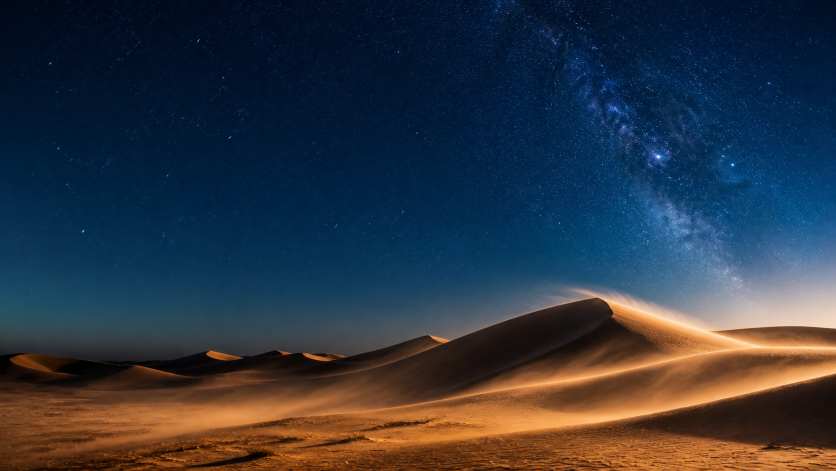
#> input picture assets/desert-night-bg.png, 1672 x 941 px (shown at 1/2 size)
$ python make_desert_background.py
#> lines starting #> are read from the running program, lines starting #| are printed output that depends on the picture
from __future__ import annotations

import math
import random
from pathlib import Path

from PIL import Image, ImageDraw, ImageFilter


ROOT = Path(__file__).resolve().parents[1]
SOURCE = ROOT / "assets" / "desert-night-bg.png"
OUTPUT = ROOT / "assets" / "desert-night-bg-animated.gif"

WIDTH = 1280
HEIGHT = 720
FRAMES = 84
DURATION_MS = 80


def cover_crop(image: Image.Image, width: int, height: int) -> Image.Image:
#> called with width = 1280, height = 720
    source_ratio = image.width / image.height
#> source_ratio = 1.78
    target_ratio = width / height

    if source_ratio > target_ratio:
        new_height = height
        new_width = round(height * source_ratio)
    else:
        new_width = width
        new_height = round(width / source_ratio)
#> new_height = 720

    resized = image.resize((new_width, new_height), Image.Resampling.LANCZOS)
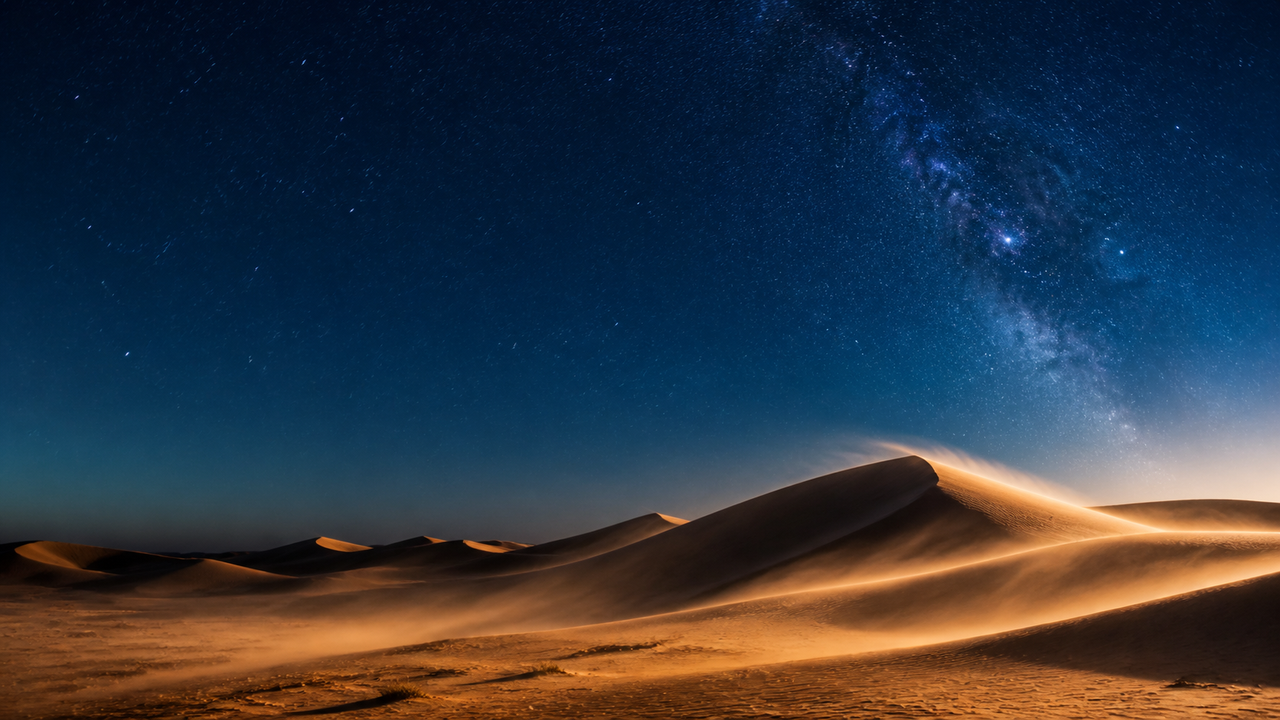
#> resized: PIL image 1280x720 RGB; mean R, G, B 45.7, 54.1, 65.6
    left = (new_width - width) // 2
    top = (new_height - height) // 2
#> top = 0
    return resized.crop((left, top, left + width, top + height))


def wrapped_position(x: float, y: float, offset_x: float, offset_y: float) -> tuple[float, float]:
    return ((x + offset_x + 60) % (WIDTH + 120) - 60, y + offset_y)


def main() -> None:
    random.seed(523)
    base = cover_crop(Image.open(SOURCE).convert("RGB"), WIDTH, HEIGHT)

    stars = [
        {
            "x": random.uniform(-60, WIDTH + 60),
            "y": random.uniform(20, HEIGHT * 0.56),
            "alpha": random.randint(38, 118),
            "size": random.choice((1, 1, 1, 2)),
            "depth": random.uniform(0.55, 1.15),
            "twinkle": random.random() * math.tau,
        }
        for _ in range(185)
    ]
    frames: list[Image.Image] = []

    sand = [
        {
            "x": random.uniform(-80, WIDTH + 80),
            "y": random.uniform(HEIGHT * 0.58, HEIGHT * 0.82),
            "speed": random.uniform(1.4, 4.2),
            "lift": random.uniform(0.8, 6.5),
            "size": random.uniform(0.45, 1.65),
            "alpha": random.randint(14, 54),
            "phase": random.random() * math.tau,
            "streak": random.uniform(20, 58),
        }
        for _ in range(175)
    ]

    for frame_index in range(FRAMES):
        progress = frame_index / FRAMES
        frame = base.copy().convert("RGBA")

        star_layer = Image.new("RGBA", (WIDTH, HEIGHT), (0, 0, 0, 0))
        star_draw = ImageDraw.Draw(star_layer)
        star_pan = progress * 70
        for star in stars:
            x, y = wrapped_position(star["x"], star["y"], star_pan * star["depth"], -star_pan * 0.08 * star["depth"])
            if -20 <= x <= WIDTH + 20 and 0 <= y <= HEIGHT * 0.64:
                twinkle = 0.8 + math.sin(progress * math.tau * 1.4 + star["twinkle"]) * 0.2
                alpha = max(0, min(180, round(star["alpha"] * twinkle)))
                star_draw.ellipse((x, y, x + star["size"], y + star["size"]), fill=(236, 246, 255, alpha))
                if star["size"] == 2:
                    star_draw.line((x - 2, y + 1, x + 4, y + 1), fill=(236, 246, 255, round(alpha * 0.25)), width=1)

        shade = Image.new("RGBA", (WIDTH, HEIGHT), (0, 0, 0, 0))
        shade_draw = ImageDraw.Draw(shade)
        shade_draw.rectangle((0, 0, WIDTH, HEIGHT), fill=(2, 7, 19, 16))
        shade_draw.rectangle((0, 0, round(WIDTH * 0.58), HEIGHT), fill=(2, 7, 19, 70))

        sand_layer = Image.new("RGBA", (WIDTH, HEIGHT), (0, 0, 0, 0))
        sand_draw = ImageDraw.Draw(sand_layer)
        for grain in sand:
            x = (grain["x"] + frame_index * grain["speed"]) % (WIDTH + 90) - 45
            y = grain["y"] + math.sin(progress * math.tau * 2.2 + grain["phase"]) * grain["lift"]
            size = grain["size"]
            alpha = round(grain["alpha"] * (0.78 + math.sin(progress * math.tau * 1.6 + grain["phase"]) * 0.22))
            sand_draw.ellipse((x, y, x + size * 5.2, y + size * 1.4), fill=(238, 198, 139, alpha))
            sand_draw.line(
                (x - grain["streak"], y + 2, x + 16, y - 1),
                fill=(238, 198, 139, round(alpha * 0.28)),
                width=1,
            )
        sand_layer = sand_layer.filter(ImageFilter.GaussianBlur(0.35))

        frame.alpha_composite(star_layer)
        frame.alpha_composite(sand_layer)
        frame.alpha_composite(shade)
        frames.append(frame.convert("P", palette=Image.Palette.ADAPTIVE, colors=192))
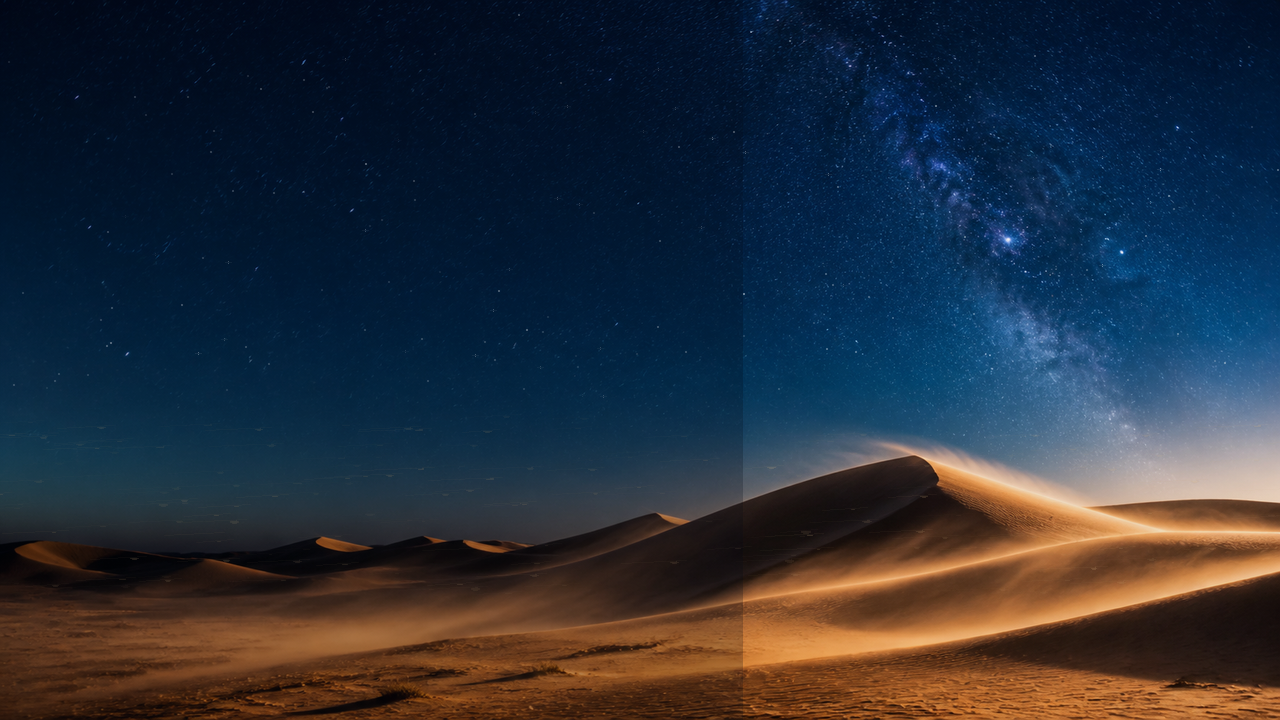
#> frame: PIL image 1280x720 RGBA; mean R, G, B, A 39.1, 46.7, 58.4, 255
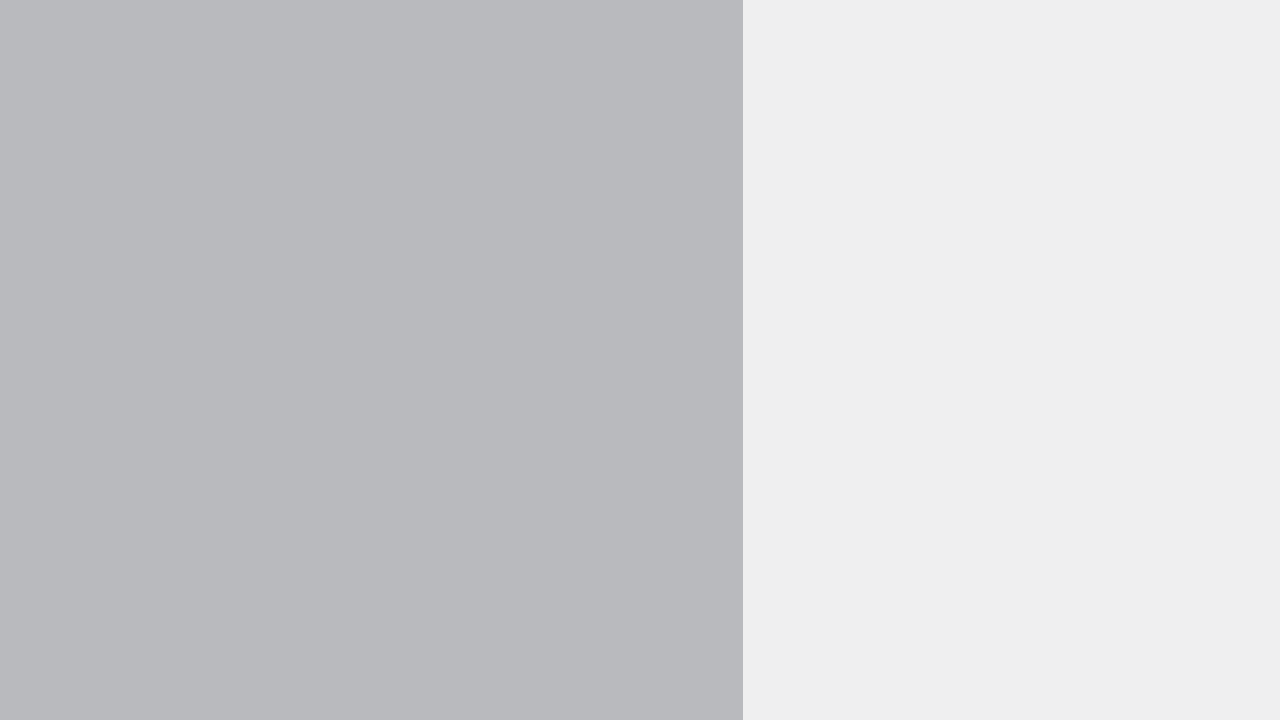
#> shade: PIL image 1280x720 RGBA; mean R, G, B, A 2, 7, 19, 47.3; transparent parts drawn white
#> after the loop, frames = 84 items

    frames[0].save(
        OUTPUT,
        save_all=True,
        append_images=frames[1:],
        duration=DURATION_MS,
        loop=0,
        optimize=True,
        disposal=2,
    )
    print(OUTPUT)


if __name__ == "__main__":
    main()

$ run again, with assets/landingpage.png copied over assets/desert-night-bg.png
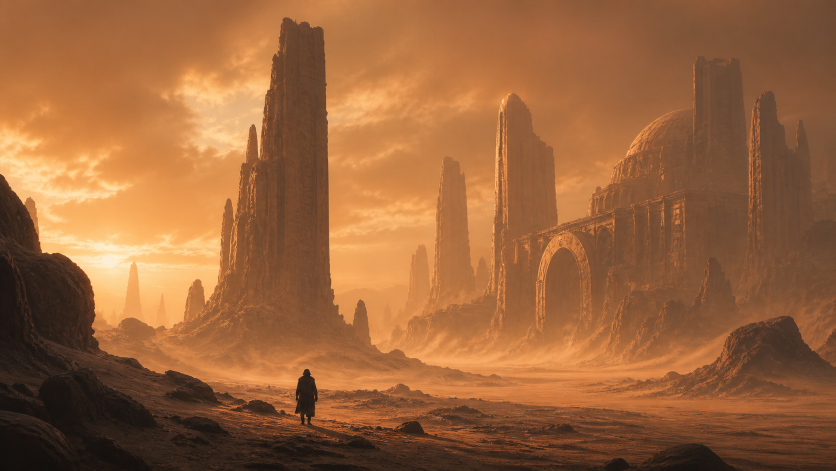
#> input picture assets/landingpage.png, 1672 x 941 px (shown at 1/2 size)
#> source_ratio = 1.78
#> new_height = 720
#> in cover_crop, `resized = image.resize((new_width, new_height), Image.Resampling.LANCZ..`:
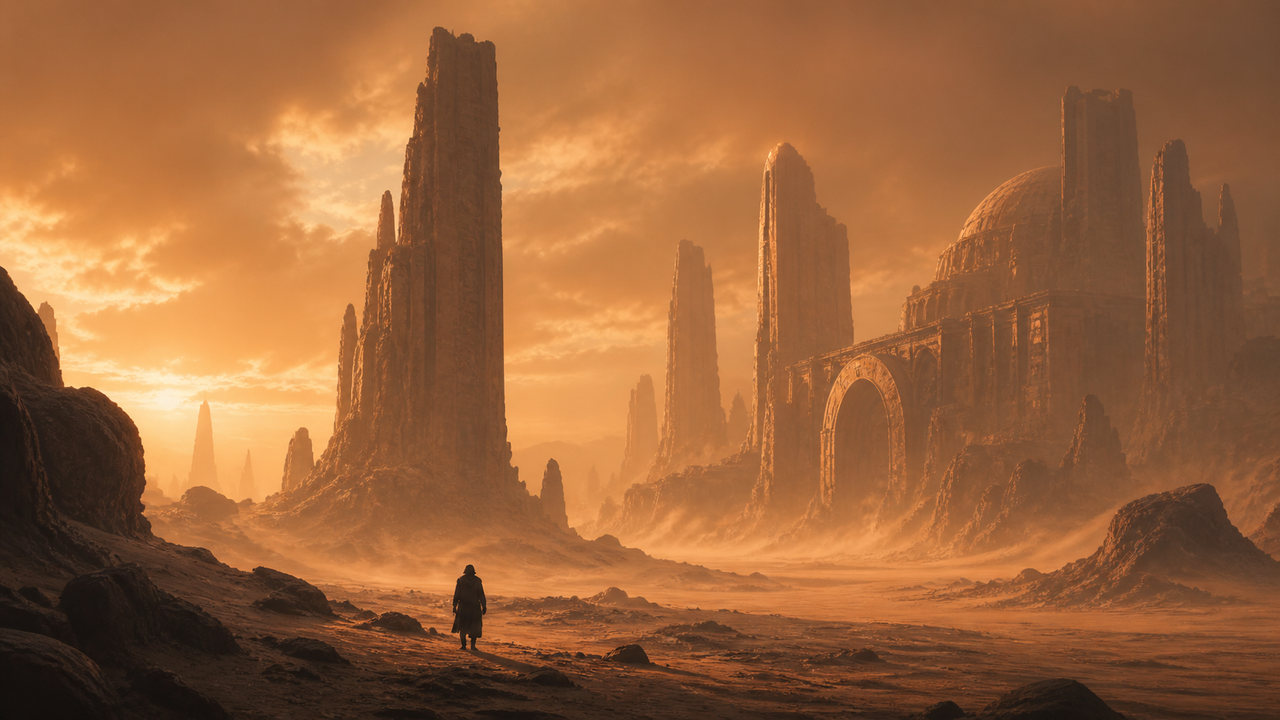
#> resized: PIL image 1280x720 RGB; mean R, G, B 154.4, 100.6, 60.6
#> top = 0
#> after the loop in main, `for frame_index in range(FRAMES):`:
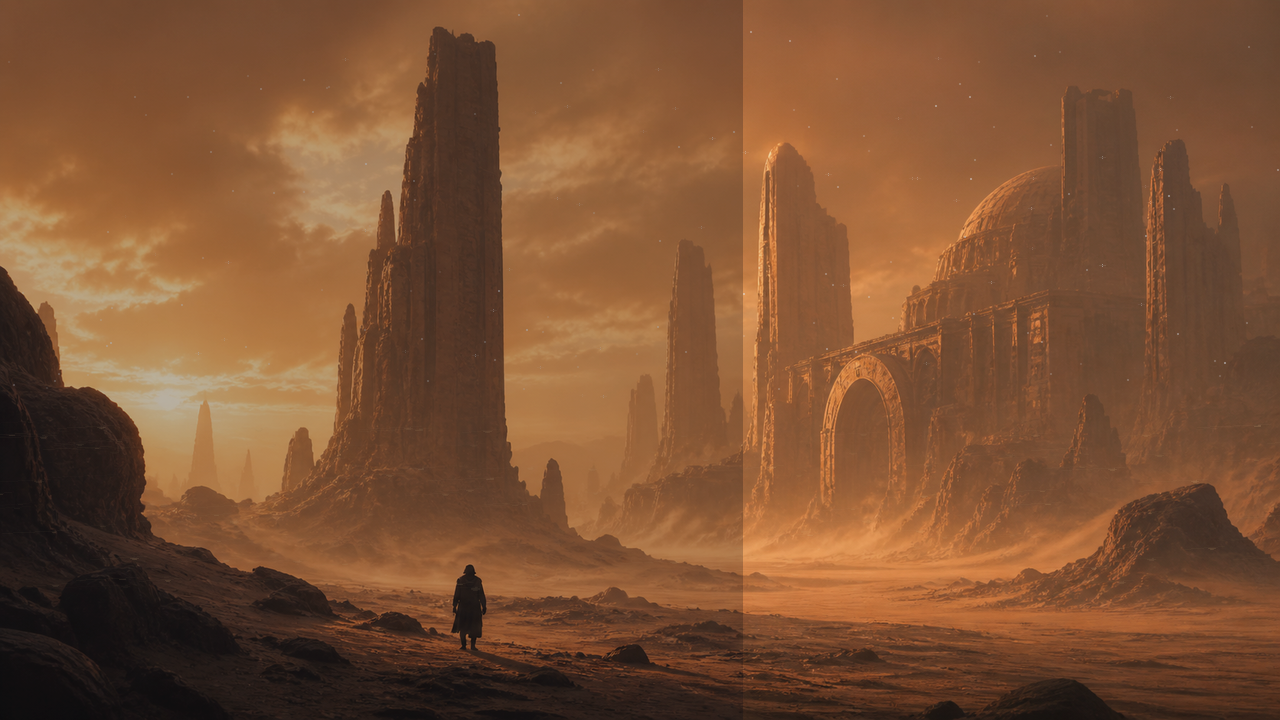
#> frame: PIL image 1280x720 RGBA; mean R, G, B, A 124.9, 82.3, 52.4, 255
#> after the loop in main, `for frame_index in range(FRAMES):`: frames = 84 items

$ run again, with assets/main.png copied over assets/desert-night-bg.png
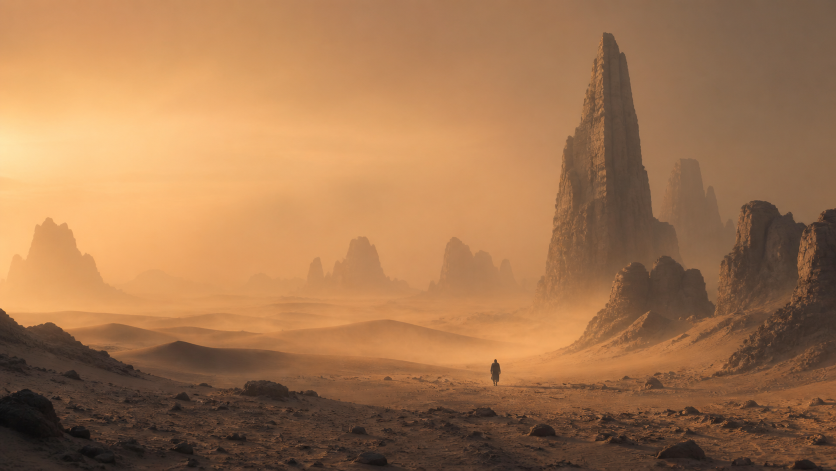
#> input picture assets/main.png, 1672 x 941 px (shown at 1/2 size)
#> source_ratio = 1.78
#> new_height = 720
#> in cover_crop, `resized = image.resize((new_width, new_height), Image.Resampling.LANCZ..`:
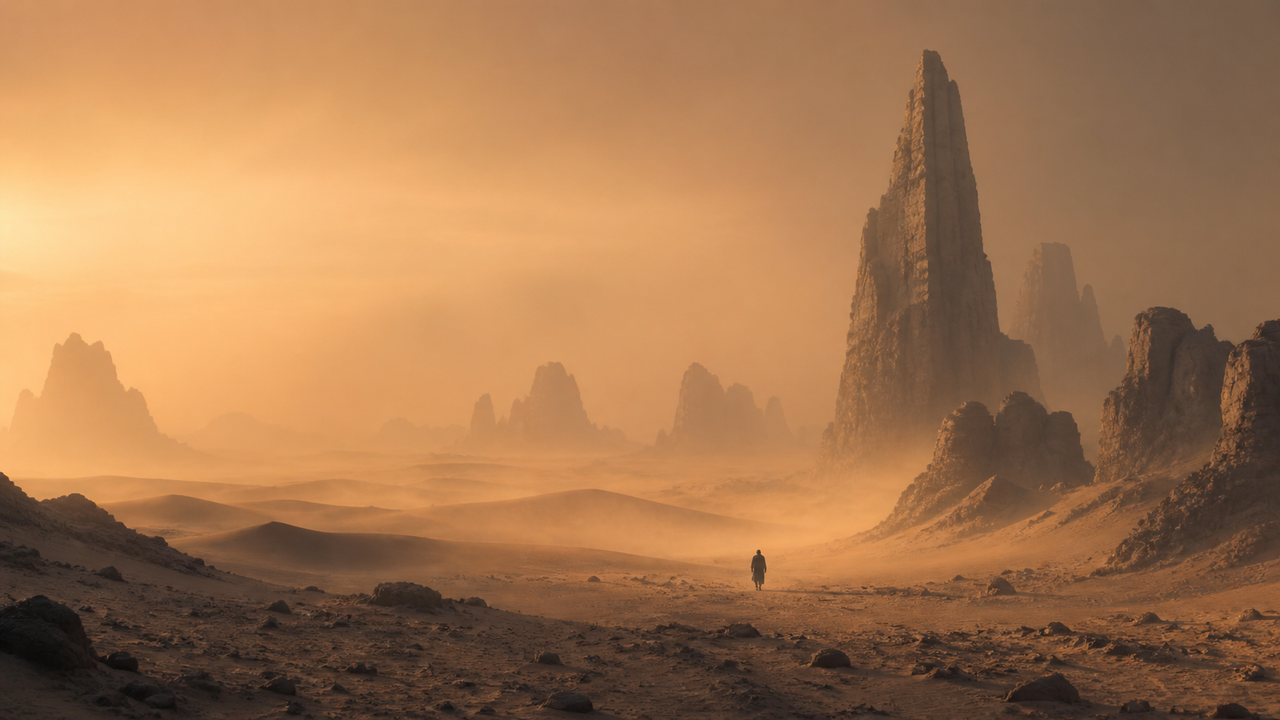
#> resized: PIL image 1280x720 RGB; mean R, G, B 162.9, 118, 79.7
#> top = 0
#> after the loop in main, `for frame_index in range(FRAMES):`:
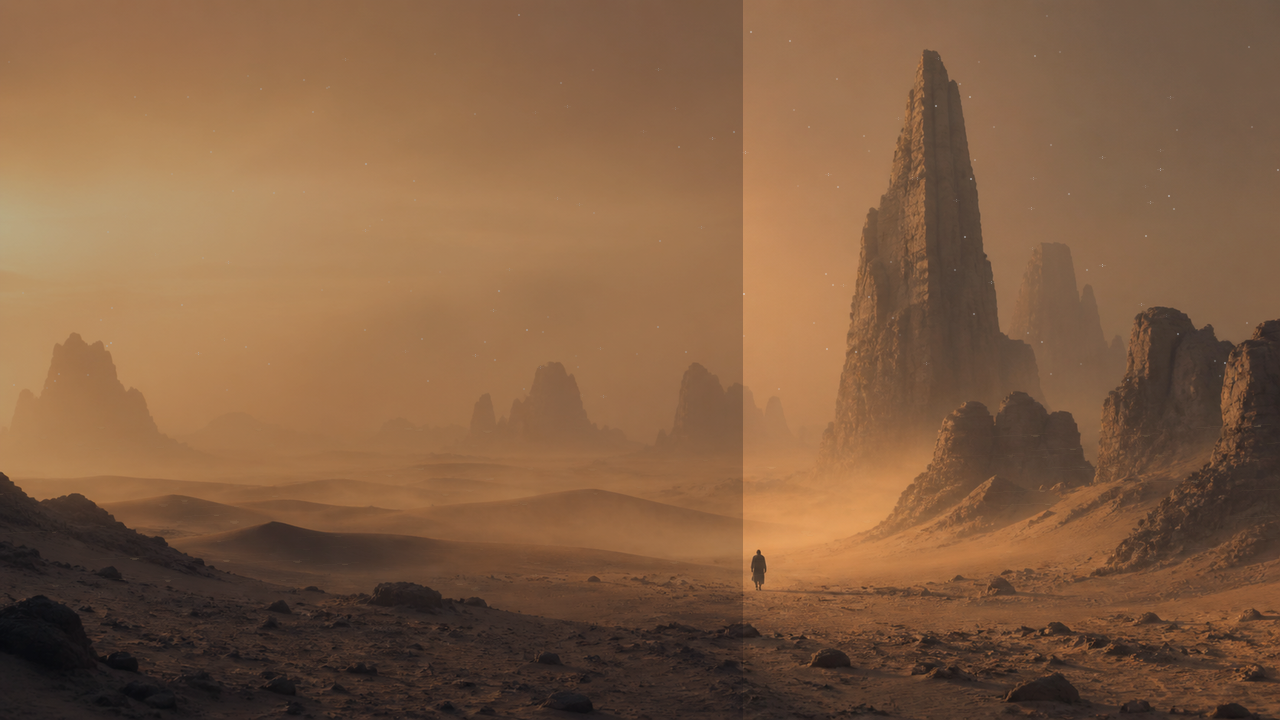
#> frame: PIL image 1280x720 RGBA; mean R, G, B, A 130.5, 95.6, 67.5, 255
#> after the loop in main, `for frame_index in range(FRAMES):`: frames = 84 items
